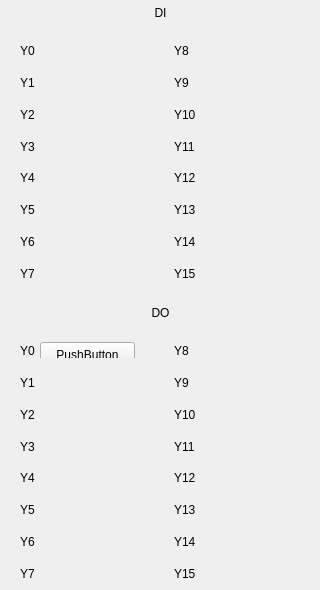
           <widget class="QWidget" name="DIDOPage">
            <widget class="QWidget" name="widget_2" native="true">
             <property name="geometry">
              <rect>
               <x>10</x>
               <y>300</y>
               <width>301</width>
               <height>281</height>
              </rect>
             </property>
             <layout class="QGridLayout" name="gridLayout_7">
              <item row="1" column="0">
               <widget class="QWidget" name="widget_4" native="true">
                <widget class="QLabel" name="label_9">
                 <property name="geometry">
                  <rect>
                   <x>10</x>
                   <y>10</y>
                   <width>67</width>
                   <height>17</height>
                  </rect>
                 </property>
                 <property name="text">
                  <string>Y0</string>
                 </property>
                </widget>
                <widget class="QPushButton" name="pushButton">
                 <property name="geometry">
                  <rect>
                   <x>30</x>
                   <y>10</y>
                   <width>95</width>
                   <height>25</height>
                  </rect>
                 </property>
                 <property name="text">
                  <string>PushButton</string>
                 </property>
                </widget>
               </widget>
              </item>
              <item row="1" column="1">
               <widget class="QWidget" name="widget_12" native="true">
                <widget class="QLabel" name="label_17">
                 <property name="geometry">
                  <rect>
                   <x>10</x>
                   <y>10</y>
                   <width>67</width>
                   <height>17</height>
                  </rect>
                 </property>
                 <property name="text">
                  <string>Y8</string>
                 </property>
                </widget>
               </widget>
              </item>
              <item row="2" column="0">
               <widget class="QWidget" name="widget_5" native="true">
                <widget class="QLabel" name="label_10">
                 <property name="geometry">
                  <rect>
                   <x>10</x>
                   <y>10</y>
                   <width>67</width>
                   <height>17</height>
                  </rect>
                 </property>
                 <property name="text">
                  <string>Y1</string>
                 </property>
                </widget>
               </widget>
              </item>
              <item row="2" column="1">
               <widget class="QWidget" name="widget_13" native="true">
                <widget class="QLabel" name="label_20">
                 <property name="geometry">
                  <rect>
                   <x>10</x>
                   <y>10</y>
                   <width>67</width>
                   <height>17</height>
                  </rect>
                 </property>
                 <property name="text">
                  <string>Y9</string>
                 </property>
                </widget>
               </widget>
              </item>
              <item row="3" column="0">
               <widget class="QWidget" name="widget_6" native="true">
                <widget class="QLabel" name="label_11">
                 <property name="geometry">
                  <rect>
                   <x>10</x>
                   <y>10</y>
                   <width>67</width>
                   <height>17</height>
                  </rect>
                 </property>
                 <property name="text">
                  <string>Y2</string>
                 </property>
                </widget>
               </widget>
              </item>
              <item row="3" column="1">
               <widget class="QWidget" name="widget_14" native="true">
                <widget class="QLabel" name="label_21">
                 <property name="geometry">
                  <rect>
                   <x>10</x>
                   <y>10</y>
                   <width>67</width>
                   <height>17</height>
                  </rect>
                 </property>
                 <property name="text">
                  <string>Y10</string>
                 </property>
                </widget>
               </widget>
              </item>
              <item row="4" column="0">
               <widget class="QWidget" name="widget_7" native="true">
                <widget class="QLabel" name="label_12">
                 <property name="geometry">
                  <rect>
                   <x>10</x>
                   <y>10</y>
                   <width>67</width>
                   <height>17</height>
                  </rect>
                 </property>
                 <property name="text">
                  <string>Y3</string>
                 </property>
                </widget>
               </widget>
              </item>
              <item row="4" column="1">
               <widget class="QWidget" name="widget_15" native="true">
                <widget class="QLabel" name="label_22">
                 <property name="geometry">
                  <rect>
                   <x>10</x>
                   <y>10</y>
                   <width>67</width>
                   <height>17</height>
                  </rect>
                 </property>
                 <property name="text">
                  <string>Y11</string>
                 </property>
                </widget>
               </widget>
              </item>
              <item row="5" column="0">
               <widget class="QWidget" name="widget_8" native="true">
                <widget class="QLabel" name="label_13">
                 <property name="geometry">
                  <rect>
                   <x>10</x>
                   <y>10</y>
                   <width>67</width>
                   <height>17</height>
                  </rect>
                 </property>
                 <property name="text">
                  <string>Y4</string>
                 </property>
                </widget>
               </widget>
              </item>
              <item row="5" column="1">
               <widget class="QWidget" name="widget_16" native="true">
                <widget class="QLabel" name="label_23">
                 <property name="geometry">
                  <rect>
                   <x>10</x>
                   <y>10</y>
                   <width>67</width>
                   <height>17</height>
                  </rect>
                 </property>
                 <property name="text">
                  <string>Y12</string>
                 </property>
                </widget>
               </widget>
              </item>
              <item row="6" column="0">
               <widget class="QWidget" name="widget_9" native="true">
                <widget class="QLabel" name="label_14">
                 <property name="geometry">
                  <rect>
                   <x>10</x>
                   <y>10</y>
                   <width>67</width>
                   <height>17</height>
                  </rect>
                 </property>
                 <property name="text">
                  <string>Y5</string>
                 </property>
                </widget>
               </widget>
              </item>
              <item row="6" column="1">
               <widget class="QWidget" name="widget_17" native="true">
                <widget class="QLabel" name="label_24">
                 <property name="geometry">
                  <rect>
                   <x>10</x>
                   <y>10</y>
                   <width>67</width>
                   <height>17</height>
                  </rect>
                 </property>
                 <property name="text">
                  <string>Y13</string>
                 </property>
                </widget>
               </widget>
              </item>
              <item row="7" column="0">
               <widget class="QWidget" name="widget_10" native="true">
                <widget class="QLabel" name="label_15">
                 <property name="geometry">
                  <rect>
                   <x>10</x>
                   <y>10</y>
                   <width>67</width>
                   <height>17</height>
                  </rect>
                 </property>
                 <property name="text">
                  <string>Y6</string>
                 </property>
                </widget>
               </widget>
              </item>
              <item row="7" column="1">
               <widget class="QWidget" name="widget_18" native="true">
                <widget class="QLabel" name="label_25">
                 <property name="geometry">
                  <rect>
                   <x>10</x>
                   <y>10</y>
                   <width>67</width>
                   <height>17</height>
                  </rect>
                 </property>
                 <property name="text">
                  <string>Y14</string>
                 </property>
                </widget>
               </widget>
              </item>
              <item row="8" column="0">
               <widget class="QWidget" name="widget_11" native="true">
                <widget class="QLabel" name="label_16">
                 <property name="geometry">
                  <rect>
                   <x>10</x>
                   <y>10</y>
                   <width>67</width>
                   <height>17</height>
                  </rect>
                 </property>
                 <property name="text">
                  <string>Y7</string>
                 </property>
                </widget>
               </widget>
              </item>
              <item row="8" column="1">
               <widget class="QWidget" name="widget_19" native="true">
                <widget class="QLabel" name="label_26">
                 <property name="geometry">
                  <rect>
                   <x>10</x>
                   <y>10</y>
                   <width>67</width>
                   <height>17</height>
                  </rect>
                 </property>
                 <property name="text">
                  <string>Y15</string>
                 </property>
                </widget>
               </widget>
              </item>
              <item row="0" column="0" colspan="2">
               <widget class="QLabel" name="label_8">
                <property name="sizePolicy">
                 <sizepolicy hsizetype="Minimum" vsizetype="Minimum">
                  <horstretch>0</horstretch>
                  <verstretch>0</verstretch>
                 </sizepolicy>
                </property>
                <property name="text">
                 <string>DO</string>
                </property>
                <property name="alignment">
                 <set>Qt::AlignmentFlag::AlignCenter</set>
                </property>
               </widget>
              </item>
             </layout>
            </widget>
            <widget class="QWidget" name="widget_3" native="true">
             <property name="geometry">
              <rect>
               <x>10</x>
               <y>0</y>
               <width>301</width>
               <height>281</height>
              </rect>
             </property>
             <layout class="QGridLayout" name="gridLayout_8">
              <item row="1" column="0">
               <widget class="QWidget" name="widget_36" native="true">
                <widget class="QLabel" name="label_44">
                 <property name="geometry">
                  <rect>
                   <x>10</x>
                   <y>10</y>
                   <width>67</width>
                   <height>17</height>
                  </rect>
                 </property>
                 <property name="text">
                  <string>Y0</string>
                 </property>
                </widget>
               </widget>
              </item>
              <item row="1" column="1">
               <widget class="QWidget" name="widget_37" native="true">
                <widget class="QLabel" name="label_45">
                 <property name="geometry">
                  <rect>
                   <x>10</x>
                   <y>10</y>
                   <width>67</width>
                   <height>17</height>
                  </rect>
                 </property>
                 <property name="text">
                  <string>Y8</string>
                 </property>
                </widget>
               </widget>
              </item>
              <item row="2" column="0">
               <widget class="QWidget" name="widget_38" native="true">
                <widget class="QLabel" name="label_46">
                 <property name="geometry">
                  <rect>
                   <x>10</x>
                   <y>10</y>
                   <width>67</width>
                   <height>17</height>
                  </rect>
                 </property>
                 <property name="text">
                  <string>Y1</string>
                 </property>
                </widget>
               </widget>
              </item>
              <item row="2" column="1">
               <widget class="QWidget" name="widget_39" native="true">
                <widget class="QLabel" name="label_47">
                 <property name="geometry">
                  <rect>
                   <x>10</x>
                   <y>10</y>
                   <width>67</width>
                   <height>17</height>
                  </rect>
                 </property>
                 <property name="text">
                  <string>Y9</string>
                 </property>
                </widget>
               </widget>
              </item>
              <item row="3" column="0">
               <widget class="QWidget" name="widget_40" native="true">
                <widget class="QLabel" name="label_48">
                 <property name="geometry">
                  <rect>
                   <x>10</x>
                   <y>10</y>
                   <width>67</width>
                   <height>17</height>
                  </rect>
                 </property>
                 <property name="text">
                  <string>Y2</string>
                 </property>
                </widget>
               </widget>
              </item>
              <item row="3" column="1">
               <widget class="QWidget" name="widget_41" native="true">
                <widget class="QLabel" name="label_49">
                 <property name="geometry">
                  <rect>
                   <x>10</x>
                   <y>10</y>
                   <width>67</width>
                   <height>17</height>
                  </rect>
                 </property>
                 <property name="text">
                  <string>Y10</string>
                 </property>
                </widget>
               </widget>
              </item>
              <item row="4" column="0">
               <widget class="QWidget" name="widget_42" native="true">
                <widget class="QLabel" name="label_50">
                 <property name="geometry">
                  <rect>
                   <x>10</x>
                   <y>10</y>
                   <width>67</width>
                   <height>17</height>
                  </rect>
                 </property>
                 <property name="text">
                  <string>Y3</string>
                 </property>
                </widget>
               </widget>
              </item>
              <item row="4" column="1">
               <widget class="QWidget" name="widget_43" native="true">
                <widget class="QLabel" name="label_51">
                 <property name="geometry">
                  <rect>
                   <x>10</x>
                   <y>10</y>
                   <width>67</width>
                   <height>17</height>
                  </rect>
                 </property>
                 <property name="text">
                  <string>Y11</string>
                 </property>
                </widget>
               </widget>
              </item>
              <item row="5" column="0">
               <widget class="QWidget" name="widget_44" native="true">
                <widget class="QLabel" name="label_52">
                 <property name="geometry">
                  <rect>
                   <x>10</x>
                   <y>10</y>
                   <width>67</width>
                   <height>17</height>
                  </rect>
                 </property>
                 <property name="text">
                  <string>Y4</string>
                 </property>
                </widget>
               </widget>
              </item>
              <item row="5" column="1">
               <widget class="QWidget" name="widget_45" native="true">
                <widget class="QLabel" name="label_53">
                 <property name="geometry">
                  <rect>
                   <x>10</x>
                   <y>10</y>
                   <width>67</width>
                   <height>17</height>
                  </rect>
                 </property>
                 <property name="text">
                  <string>Y12</string>
                 </property>
                </widget>
               </widget>
              </item>
              <item row="6" column="0">
               <widget class="QWidget" name="widget_46" native="true">
                <widget class="QLabel" name="label_54">
                 <property name="geometry">
                  <rect>
                   <x>10</x>
                   <y>10</y>
                   <width>67</width>
                   <height>17</height>
                  </rect>
                 </property>
                 <property name="text">
                  <string>Y5</string>
                 </property>
                </widget>
               </widget>
              </item>
              <item row="6" column="1">
               <widget class="QWidget" name="widget_47" native="true">
                <widget class="QLabel" name="label_55">
                 <property name="geometry">
                  <rect>
                   <x>10</x>
                   <y>10</y>
                   <width>67</width>
                   <height>17</height>
                  </rect>
                 </property>
                 <property name="text">
                  <string>Y13</string>
                 </property>
                </widget>
               </widget>
              </item>
              <item row="7" column="0">
               <widget class="QWidget" name="widget_48" native="true">
                <widget class="QLabel" name="label_56">
                 <property name="geometry">
                  <rect>
                   <x>10</x>
                   <y>10</y>
                   <width>67</width>
                   <height>17</height>
                  </rect>
                 </property>
                 <property name="text">
                  <string>Y6</string>
                 </property>
                </widget>
               </widget>
              </item>
              <item row="7" column="1">
               <widget class="QWidget" name="widget_49" native="true">
                <widget class="QLabel" name="label_57">
                 <property name="geometry">
                  <rect>
                   <x>10</x>
                   <y>10</y>
                   <width>67</width>
                   <height>17</height>
                  </rect>
                 </property>
                 <property name="text">
                  <string>Y14</string>
                 </property>
                </widget>
               </widget>
              </item>
              <item row="8" column="0">
               <widget class="QWidget" name="widget_50" native="true">
                <widget class="QLabel" name="label_58">
                 <property name="geometry">
                  <rect>
                   <x>10</x>
                   <y>10</y>
                   <width>67</width>
                   <height>17</height>
                  </rect>
                 </property>
                 <property name="text">
                  <string>Y7</string>
                 </property>
                </widget>
               </widget>
              </item>
              <item row="8" column="1">
               <widget class="QWidget" name="widget_51" native="true">
                <widget class="QLabel" name="label_59">
                 <property name="geometry">
                  <rect>
                   <x>10</x>
                   <y>10</y>
                   <width>67</width>
                   <height>17</height>
                  </rect>
                 </property>
                 <property name="text">
                  <string>Y15</string>
                 </property>
                </widget>
               </widget>
              </item>
              <item row="0" column="0" colspan="2">
               <widget class="QLabel" name="label_60">
                <property name="sizePolicy">
                 <sizepolicy hsizetype="Minimum" vsizetype="Minimum">
                  <horstretch>0</horstretch>
                  <verstretch>0</verstretch>
                 </sizepolicy>
                </property>
                <property name="text">
                 <string>DI</string>
                </property>
                <property name="alignment">
                 <set>Qt::AlignmentFlag::AlignCenter</set>
                </property>
               </widget>
              </item>
             </layout>
            </widget>
           </widget>
